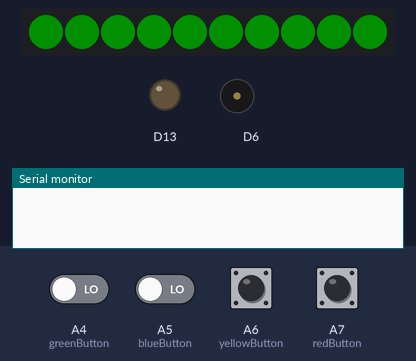
Recording of a sketch running on a simulated Adafruit Circuit Playground Express. Parts: 10 RGB LEDs in strip order, left to right, output pins drawn as LEDs (lit = HIGH), buzzer (waves = sounding), the last lines printed to the serial monitor. The test bench sets the inputs (shaded band); at power-on: A4 (greenButton), A5 (blueButton), A6 (yellowButton), A7 (redButton) LOW. Dim RGB values are drawn brighter than linear.

Above: at 1.7 s.
3.1 s: A7 (redButton) pulled HIGH for 0.15 s
At 4.0 s:
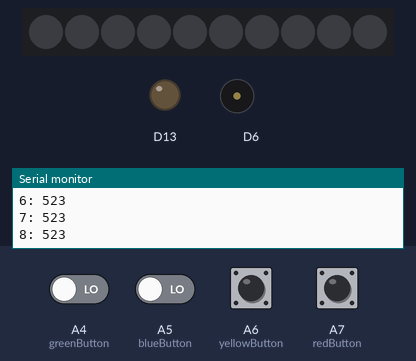
5.0 s: A6 (yellowButton) pulled HIGH for 0.15 s
At 5.4 s:
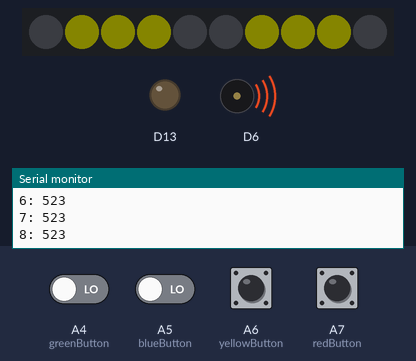
5.7 s: A4 (greenButton) driven HIGH and A5 (blueButton) driven HIGH
At 7.68 s:
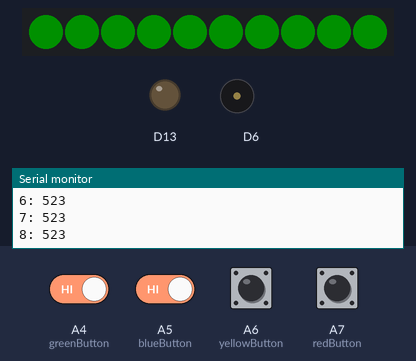
8.2 s: A4 (greenButton) driven LOW
At 9.06 s:
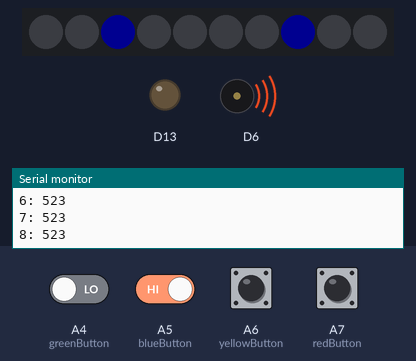
11.2 s: A5 (blueButton) driven LOW
At 12.2 s:
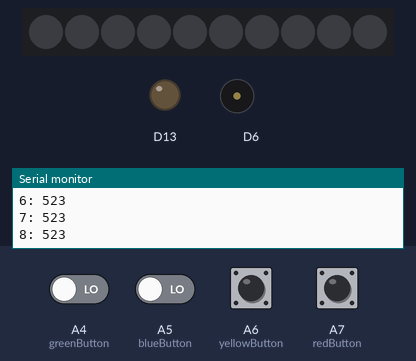
12.8 s: A7 (redButton) pulled HIGH for 1 s
At 13.54 s:
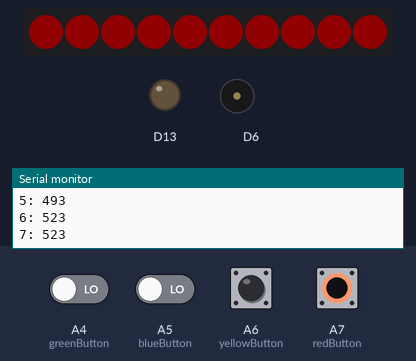
Timing chart, 0 to 15.8 s (numbered marks = the images above; inputs shaded):
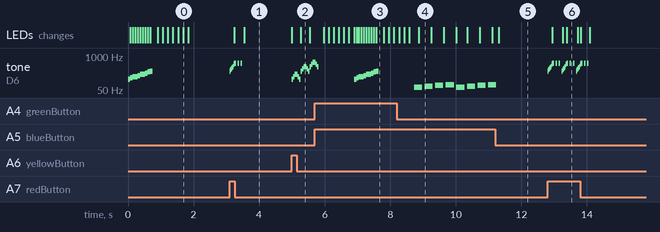

Measured:
- after the input at 3.1 s, tone on D6: plays 261 Hz for 0.02 s, 293 Hz for 0.02 s, 329 Hz for 0.02 s, 349 Hz for 0.02 s, 392 Hz for 0.02 s, 493 Hz for 0.03 s … (9 notes in this stretch), starting at once; the LEDs: first change after 0.15 s (image 1 shows a later state)
- after the input at 5.0 s, tone on D6: plays 130 Hz for 0.05 s, 164 Hz for 0.05 s, 196 Hz for 0.09 s, 164 Hz for 0.05 s, 130 Hz for 0.05 s, 260 Hz for 0.05 s … (13 notes in this stretch), starting at once; the LEDs: first change at once (image 2 shows a later state)
- after the input at 5.7 s, the LEDs: first differ from a run without the input after 1.2 s (image 3 shows a later state)
- after the input at 11.2 s, tone on D6: goes on until 11.2 s, then stays silent; the LEDs: change after 0.11 s (image 5)
- after the input at 12.8 s, tone on D6: silent → 261 Hz at once, then repeats every 0.43 s: 293 Hz 0.02 s, 329 Hz 0.02 s, 349 Hz 0.02 s, 392 Hz 0.02 s, 493 Hz 0.03 s, 2 × (523 Hz 0.05 s, silent 0.05 s), 523 Hz 0.05 s, silent 0.04 s, 261 Hz 0.02 s, until it stays silent from 14.1 s; the LEDs: change after 0.15 s (image 6)

The sketch:

finalForm.ino
```cpp
#include "finalForm.h"

#define greenButton A4
#define blueButton A5
#define yellowButton A6
#define redButton A7


void setup() {
  // put your setup code here, to run once:
  CircuitPlayground.begin();
  pinMode(greenButton, INPUT_PULLDOWN);
  pinMode(blueButton, INPUT_PULLDOWN);
  pinMode(yellowButton, INPUT_PULLDOWN);
  pinMode(redButton, INPUT_PULLDOWN);
  bootUp();
}

void loop() {
  // put your main code here, to run repeatedly:
  if (digitalRead(greenButton)) {
    bootUp();
  }
  else if (digitalRead(blueButton)) {
    motor();
  }
  else if (digitalRead(yellowButton)) {
    antenna();
  }
  else if (digitalRead(redButton)) {
    laser();
  }

// ////// Cycle through options
//  bootUp();
//  delay(250);
//  antenna();
//  delay(250);
//  laser();
//  delay(250);
//  motor();
//  delay(250);
}
```

finalForm.h
```cpp
#include <Adafruit_CircuitPlayground.h>

void turnOffLEDS() {
  for(int pixelID=0;pixelID<=9;pixelID++) {
    CircuitPlayground.setPixelColor(pixelID, 0, 0, 0);
  }
}

void turnOnLEDS(uint8_t redVal, uint8_t greenVal, uint8_t blueVal) {
  for(int pixelID=0;pixelID<=9;pixelID++) {
    CircuitPlayground.setPixelColor(pixelID, redVal, greenVal, blueVal);
  }
}

void flashLEDS(uint8_t redVal, uint8_t greenVal, uint8_t blueVal) {
  int delayTime{150};
  turnOnLEDS(redVal, greenVal, blueVal);
  delay(delayTime);
  turnOffLEDS();
  delay(delayTime);
  turnOnLEDS(redVal, greenVal, blueVal);
  delay(delayTime);
  turnOffLEDS();
  delay(delayTime);
  turnOnLEDS(redVal, greenVal, blueVal);
  delay(delayTime);
  turnOffLEDS();
  delay(delayTime);
  turnOnLEDS(redVal, greenVal, blueVal);
  delay(delayTime);
  turnOffLEDS();
}

void bootUp() {
  //RGB info
  uint8_t redVal{0};
  uint8_t greenVal{200};
  uint8_t blueVal{0};

  //Noise info
  uint8_t playTimeMs{75};
  uint16_t song[10] = {130, 146, 164, 164, 174, 196, 196, 220, 246, 261};

  for(int pixelID=0;pixelID<10;pixelID++) {
    CircuitPlayground.setPixelColor(pixelID, redVal, greenVal, blueVal);
    CircuitPlayground.playTone(song[pixelID], playTimeMs, true);
  }
  flashLEDS(redVal, greenVal, blueVal);
}

void antenna() {
  //RGB info
  uint8_t redVal{100};
  uint8_t greenVal{100};
  uint8_t blueVal{0};
  uint8_t middleLow{2};
  uint8_t middleHigh{7};

  //Noise info
  uint8_t songLength{3};
  uint16_t song[songLength] = {130, 164, 196};
  uint16_t playTimeMs{45};

  for (int steps=0;steps<3;steps++) {
    CircuitPlayground.setPixelColor(middleLow+steps, redVal, greenVal, blueVal);
    CircuitPlayground.setPixelColor(middleLow-steps, redVal, greenVal, blueVal);
    CircuitPlayground.setPixelColor(middleHigh+steps, redVal, greenVal, blueVal);
    CircuitPlayground.setPixelColor(middleHigh-steps, redVal, greenVal, blueVal);
    for (int noteSpot=0;noteSpot<songLength;noteSpot++) {
      CircuitPlayground.playTone(song[noteSpot]*(steps+1), playTimeMs, true);
    }
    for (int noteSpot=2;noteSpot>=0;noteSpot--) {
      CircuitPlayground.playTone(song[noteSpot]*(steps+1), playTimeMs, true);
    }

//    delay(200);
  }
  flashLEDS(redVal, greenVal, blueVal);
}

void laser() {
  //RGB info
  uint8_t maxVal{200};
  uint8_t redVal{0};
  uint8_t greenVal{0};
  uint8_t blueVal{0};

  //Noise info
  uint8_t songLength{9};
//  uint16_t song[songLength] = {130, 147, 165, 175, 196, 220, 262, 262, 262};
  uint16_t song[songLength] = {261, 293, 329, 349, 392, 493, 523, 523, 523};
  uint16_t playTimeMs{50};

  for (uint8_t step=0; step<6; step++) {
    CircuitPlayground.playTone(song[step], playTimeMs, false);
    Serial.print(step);
    Serial.print(": ");
    Serial.println(song[step]);
    redVal = 30 * step;
    turnOnLEDS(redVal, greenVal, blueVal);
    delay(20);
  }
  redVal = maxVal;
  for (uint8_t step=6;step<9; step++) {
    turnOnLEDS(redVal, greenVal, blueVal);
    CircuitPlayground.playTone(song[step], playTimeMs, true);
    Serial.print(step);
    Serial.print(": ");
    Serial.println(song[step]);
    delay(20);
    turnOffLEDS();
    delay(20);
  }
}

void motor() {
  //RGB info
  uint8_t redVal{0};
  uint8_t greenVal{0};
  uint8_t blueVal{200};
  uint8_t middleLow{2};
  uint8_t middleHigh{7};
  uint8_t maxLEDspot{10};

  //Song info
  uint16_t startNote{65};
  uint16_t playTimeMs{250};

  for (int cycle=0;cycle<4;cycle++) {
    CircuitPlayground.playTone(startNote+cycle*5, playTimeMs, false);
    for (int ledSpot=0;ledSpot<11;ledSpot++) {
      CircuitPlayground.setPixelColor((middleLow+ledSpot)%maxLEDspot, redVal, greenVal, blueVal);
      CircuitPlayground.setPixelColor((middleHigh+ledSpot)%maxLEDspot, redVal, greenVal, blueVal);
      delay(25);
      turnOffLEDS();
    }
  }
}
```
